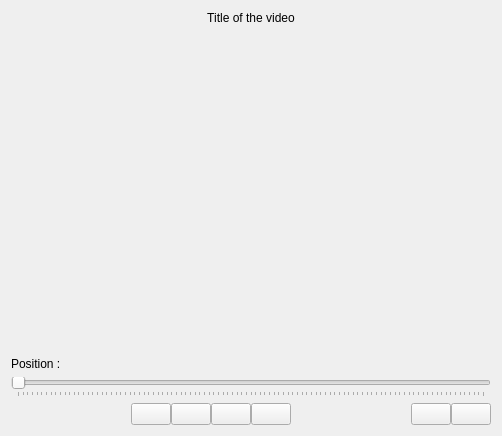
<?xml version="1.0" encoding="UTF-8"?>
<ui version="4.0">
 <class>qgplayer</class>
 <widget class="QWidget" name="qgplayer">
  <property name="geometry">
   <rect>
    <x>0</x>
    <y>0</y>
    <width>498</width>
    <height>450</height>
   </rect>
  </property>
  <property name="sizePolicy">
   <sizepolicy hsizetype="Fixed" vsizetype="Fixed">
    <horstretch>0</horstretch>
    <verstretch>0</verstretch>
   </sizepolicy>
  </property>
  <property name="windowTitle">
   <string>Form</string>
  </property>
  <layout class="QVBoxLayout" name="verticalLayout">
   <property name="sizeConstraint">
    <enum>QLayout::SetFixedSize</enum>
   </property>
   <item>
    <widget class="QLabel" name="titleLabel">
     <property name="text">
      <string>Title of the video</string>
     </property>
     <property name="alignment">
      <set>Qt::AlignCenter</set>
     </property>
    </widget>
   </item>
   <item>
    <widget class="VideoWidget" name="video" native="true">
     <property name="sizePolicy">
      <sizepolicy hsizetype="Fixed" vsizetype="Fixed">
       <horstretch>0</horstretch>
       <verstretch>0</verstretch>
      </sizepolicy>
     </property>
     <property name="minimumSize">
      <size>
       <width>480</width>
       <height>320</height>
      </size>
     </property>
     <property name="baseSize">
      <size>
       <width>480</width>
       <height>320</height>
      </size>
     </property>
    </widget>
   </item>
   <item>
    <widget class="QLabel" name="positionLabel">
     <property name="text">
      <string>Position : </string>
     </property>
    </widget>
   </item>
   <item>
    <widget class="QSlider" name="positionSlider">
     <property name="maximum">
      <number>1000</number>
     </property>
     <property name="tracking">
      <bool>false</bool>
     </property>
     <property name="orientation">
      <enum>Qt::Horizontal</enum>
     </property>
     <property name="invertedAppearance">
      <bool>false</bool>
     </property>
     <property name="tickPosition">
      <enum>QSlider::TicksBelow</enum>
     </property>
     <property name="tickInterval">
      <number>10</number>
     </property>
    </widget>
   </item>
   <item>
    <layout class="QHBoxLayout" name="horizontalLayout">
     <property name="spacing">
      <number>0</number>
     </property>
     <property name="sizeConstraint">
      <enum>QLayout::SetMinimumSize</enum>
     </property>
     <item>
      <spacer name="horizontalSpacer">
       <property name="orientation">
        <enum>Qt::Horizontal</enum>
       </property>
       <property name="sizeHint" stdset="0">
        <size>
         <width>40</width>
         <height>20</height>
        </size>
       </property>
      </spacer>
     </item>
     <item>
      <widget class="QPushButton" name="seekBackwardButton">
       <property name="text">
        <string/>
       </property>
       <property name="icon">
        <iconset resource="../GuiliGuili/icone.qrc">
         <normaloff>:/main/icons/player_rew.svgz</normaloff>:/main/icons/player_rew.svgz</iconset>
       </property>
       <property name="iconSize">
        <size>
         <width>32</width>
         <height>32</height>
        </size>
       </property>
      </widget>
     </item>
     <item>
      <widget class="QPushButton" name="stopButton">
       <property name="text">
        <string/>
       </property>
       <property name="icon">
        <iconset resource="../GuiliGuili/icone.qrc">
         <normaloff>:/main/icons/player_stop.svgz</normaloff>:/main/icons/player_stop.svgz</iconset>
       </property>
       <property name="iconSize">
        <size>
         <width>32</width>
         <height>32</height>
        </size>
       </property>
      </widget>
     </item>
     <item>
      <widget class="QPushButton" name="playPauseButton">
       <property name="text">
        <string/>
       </property>
       <property name="icon">
        <iconset resource="../GuiliGuili/icone.qrc">
         <normaloff>:/main/icons/player_play.svgz</normaloff>:/main/icons/player_play.svgz</iconset>
       </property>
       <property name="iconSize">
        <size>
         <width>32</width>
         <height>32</height>
        </size>
       </property>
      </widget>
     </item>
     <item>
      <widget class="QPushButton" name="seekForwardButton">
       <property name="text">
        <string/>
       </property>
       <property name="icon">
        <iconset resource="../GuiliGuili/icone.qrc">
         <normaloff>:/main/icons/player_fwd.svgz</normaloff>:/main/icons/player_fwd.svgz</iconset>
       </property>
       <property name="iconSize">
        <size>
         <width>32</width>
         <height>32</height>
        </size>
       </property>
      </widget>
     </item>
     <item>
      <spacer name="horizontalSpacer_2">
       <property name="orientation">
        <enum>Qt::Horizontal</enum>
       </property>
       <property name="sizeHint" stdset="0">
        <size>
         <width>40</width>
         <height>20</height>
        </size>
       </property>
      </spacer>
     </item>
     <item>
      <widget class="QPushButton" name="speedButton">
       <property name="text">
        <string/>
       </property>
       <property name="icon">
        <iconset resource="../icons/icons.qrc">
         <normaloff>:/icons/preferences-system-time.png</normaloff>:/icons/preferences-system-time.png</iconset>
       </property>
       <property name="iconSize">
        <size>
         <width>22</width>
         <height>22</height>
        </size>
       </property>
      </widget>
     </item>
     <item>
      <widget class="QPushButton" name="volumeButton">
       <property name="text">
        <string/>
       </property>
       <property name="iconSize">
        <size>
         <width>22</width>
         <height>22</height>
        </size>
       </property>
      </widget>
     </item>
    </layout>
   </item>
  </layout>
 </widget>
 <customwidgets>
  <customwidget>
   <class>VideoWidget</class>
   <extends>QWidget</extends>
   <header>videowidget.h</header>
   <container>1</container>
  </customwidget>
 </customwidgets>
 <resources>
  <include location="../GuiliGuili/icone.qrc"/>
  <include location="../GuiliGuili/icone.qrc"/>
  <include location="../icons/icons.qrc"/>
 </resources>
 <connections/>
</ui>
